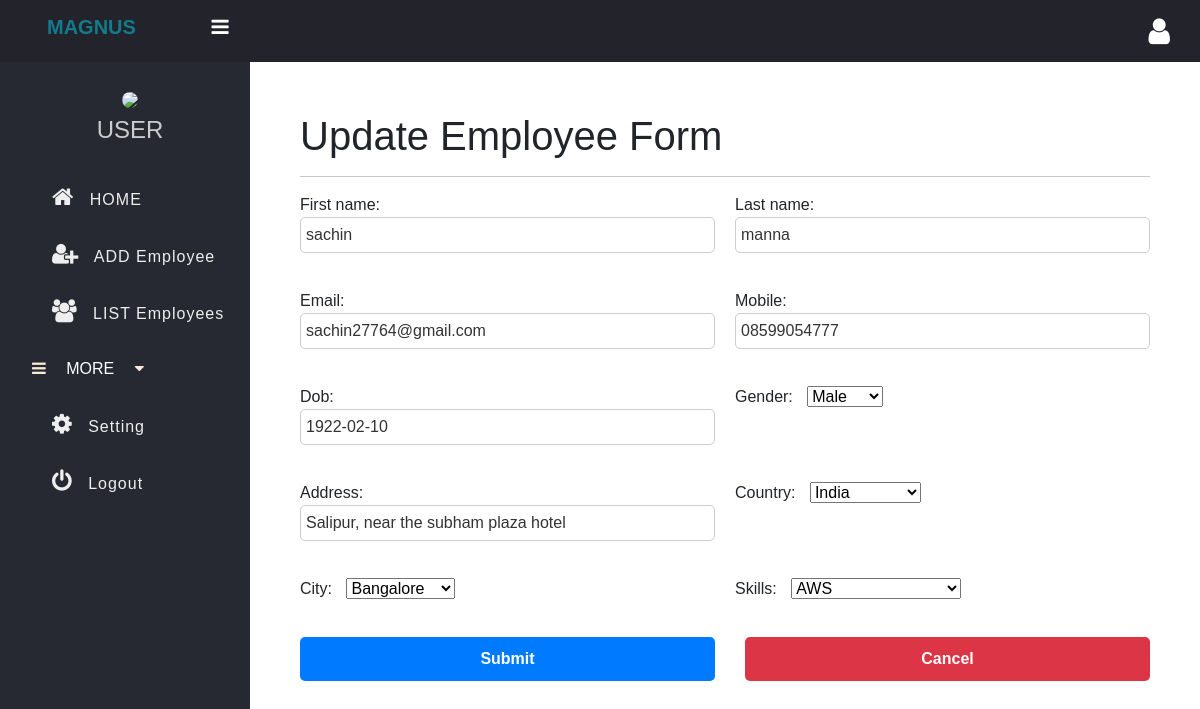
Page /update/7/ on the committed database.
### testapp/models.py (models this page shows, shortened)
class Employee(models.Model):
  first_name=models.CharField(max_length=24)
  last_name=models.CharField(max_length=24)
  email=models.EmailField()
  mobile=models.CharField(max_length=12)
  dob=models.DateField()
  gender_choices=(
    ('M','Male'),
    ('F','Female'),
    ('O','Others')
  )
  gender=models.CharField(max_length=1,choices=gender_choices)
  address = models.CharField(max_length=255, default='Default Address')
  country_choices=(
    ('India','India'),
    ('USA','USA'),
    ('UK','UK'),
    ('Australia','Australia'),
    ('Canada','Canada'),
    ('Japan','Japan'),
    ('China','China'),
    ('Russia','Russia'),
    ('Germany','Germany'),
    ('France','France'),
    ('Italy','Italy'),
    ('Spain','Spain'),
    ('Portugal','Portugal'),
    ('Brazil','Brazil'),
    ('Argentina','Argentina'),
    ('Mexico','Mexico'),
    ('South Africa','South Africa'),
    ('South Korea','South Korea'),
    ('North Korea','North Korea'),)
  country=models.CharField(max_length=24,choices=country_choices)
  city_choices=(
    ('Mumbai','Mumbai'),
    ('Delhi','Delhi'),
    ('Bangalore','Bangalore'),
    ('Chennai','Chennai'),
    ('Kolkata','Kolkata'),
    ('Hyderabad','Hyderabad'),
    ('Ahmedabad','Ahmedabad'),
    ('Surat','Surat'),
    ('Pune','Pune'),
    ('Jaipur','Jaipur'),
    ('Lucknow','Lucknow'),
    ('Kanpur','Kanpur'),
  )
  city=models.CharField(max_length=24,choices=city_choices)
  SKILL_CHOICES = (
        ('AWS', 'AWS'),
        ('DevOps', 'DevOps'),
        ('Full Stack Developer', 'Full Stack Developer'),
        ('Middleware', 'Middleware'),
        ('QA-Automation', 'QA-Automation'),
        ('WebServices', 'WebServices'),
    )
  skills = models.CharField(max_length=24, choices=SKILL_CHOICES)

### testapp/views.py (the view)
# urls.py: path('update/<int:id>/', views.UpdateEmployee, name='update_employee'),
def UpdateEmployee(request, id):
    employee_instance = Employee.objects.get(id=id)
    form = EmployeeForm(instance=employee_instance)
    if request.method == 'POST':
        form = EmployeeForm(request.POST, instance=employee_instance)
        if form.is_valid():
            form.save()
            return redirect('/List_Employee')
    return render(request, 'testapp/update.html', {'form': form})

### testapp/forms.py
class EmployeeForm(ModelForm):
  class Meta:
    model=Employee
    fields='__all__'

### templates/testapp/update.html (shortened to what this page needs)
{% extends "testapp/base.html" %}
{% block content %}
<div class="employee-form">
    <h1>Update Employee Form</h1>
    <hr>
    <form action="" method="post">
        {{ form.as_p }}
        <button type="submit" class="btn btn-primary">Submit</button>
        <a href="/List_Employee" class="btn btn-danger">Cancel</a>
    </form>
</div>
{% endblock content %}

### static/css/base.css (style rules this page uses)
* { padding: 0; margin: 0; box-sizing: border-box; font-family: arial, sans-serif; }
.employee-form form { display: grid; grid-template-columns: 1fr 1fr; grid-gap: 20px; }
.employee-form label { text-align: right; margin-right: 10px; }
.employee-form input[type="text"], .employee-form input[type="email"], .employee-form textarea { width: 100%; padding: 5px; border: 1px solid #ccc; border-radius: 5px; font-size: 16px; line-height: 1.5; color: #333; }
@media (min-width: 768px) { .employee-form form { grid-template-columns: repeat(2, 1fr); } }
.employee-form .btn { padding: 10px 20px; font-size: 16px; font-weight: bold; border-radius: 5px; cursor: pointer; }
.employee-form .btn-primary { background-color: #007bff; color: #fff; border: none; }
.employee-form .btn-danger { background-color: #dc3545; color: #fff; border: none; margin-left: 10px; }

### rows in the picture
Employee: first_name "sachin", last_name "manna", email "sachin27764@gmail.com", mobile "08599054777", dob "1922-02-10", gender "Male", address "Salipur, near the subham plaza hotel", country "India", city "Bangalore", skills "AWS"
